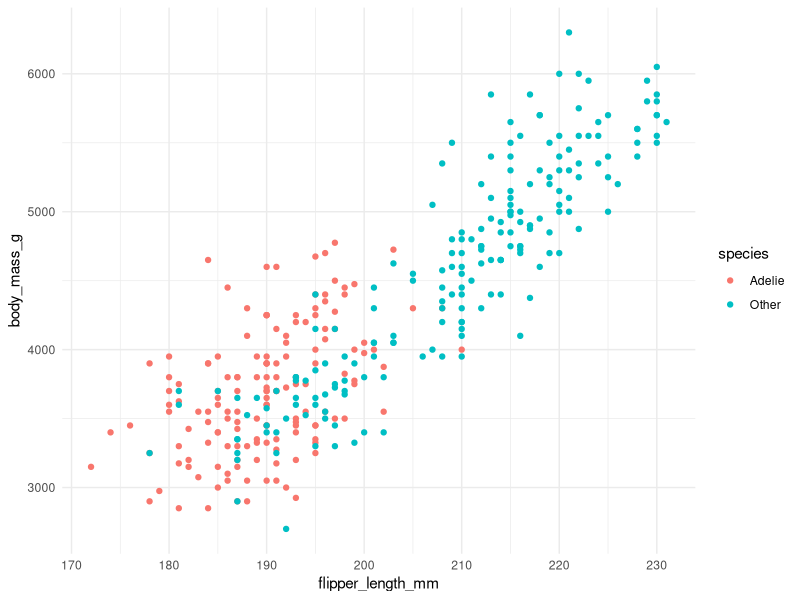

R code for this plot:
## ---- chunk 1
# Add any additional packages you need to this chunk
# Remove any packages from this list that you're not using
library(dplyr)
library(forcats)
library(broom)
library(ggplot2)
library(palmerpenguins)
library(knitr)
## ---- chunk 2
# For better figure resolution
knitr::opts_chunk$set(
  fig.retina = 3, 
  dpi = 300, 
  fig.width = 6, 
  fig.asp = 0.618, 
  out.width = "70%"
  )
## ---- chunk 3
kable(head(penguins), format = "html")
## ---- chunk 4
# In this chunk I'm doing a bunch of analysis that I don't want to present 
# in my slides. But I need the resulting data frame for a plot I want to present.
penguins_modified <- penguins %>%
  mutate(species = fct_other(species, keep = "Adelie"))
## ---- chunk 5
# Code hidden with echo = FALSE
# Uses modified penguins dataset from previous chunk
# Play around with height and width until you're happy with the look
ggplot(penguins_modified, aes(x = flipper_length_mm, y = body_mass_g, color = species)) +
  geom_point() + 
  theme_minimal()
## ---- chunk 6
lm(flipper_length_mm ~ body_mass_g*species, data = penguins_modified) %>% 
  tidy() 
